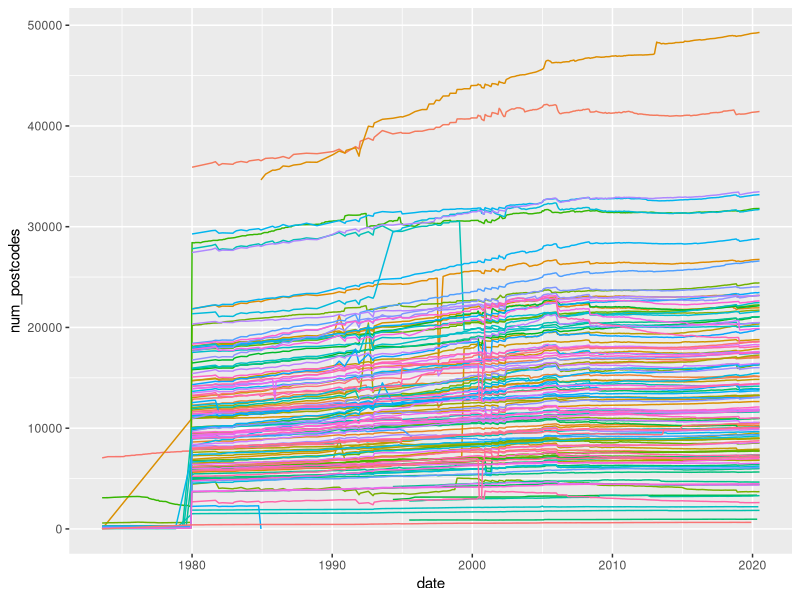

The R script that drew this image:
library(tidyverse)

df <- read_csv("data/postcode_counts.csv")

df %>%
  ggplot(aes(date, num_postcodes, group=area, color=area)) +
  geom_line() +
  theme(legend.position = "none") 
